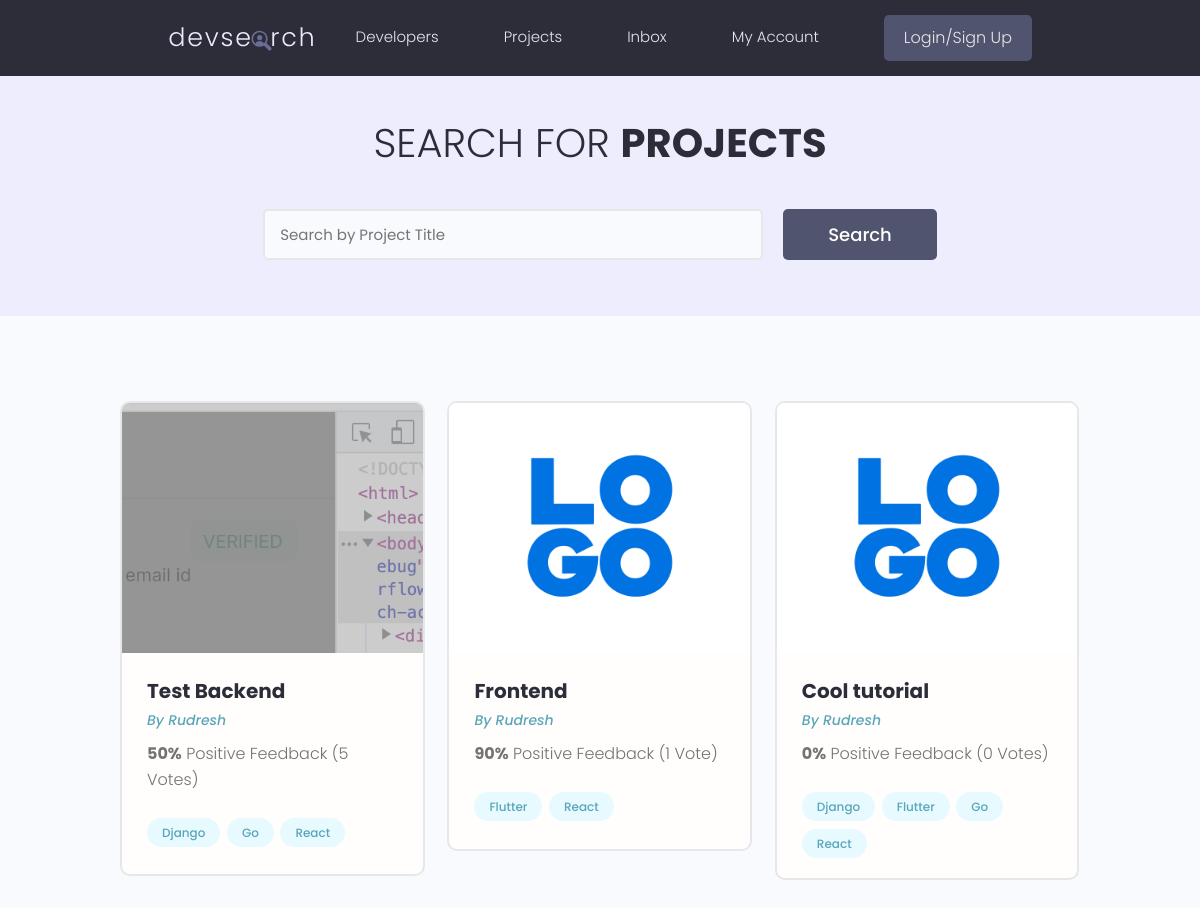
/projects/, run on the app's committed database.
### projects/models.py (models this page shows, shortened)
class Project(models.Model):
    owner = models.ForeignKey(Profile, null=True, blank=True, on_delete=models.SET_NULL) #many to one relationship. Check Draw SQL screenshot for more
    title = models.CharField(max_length=200)  # defining value type
    description = models.TextField(null=True, blank=True)
    featured_image = models.ImageField(null=True, blank=True, default='logo.png')
    vote_total = models.IntegerField(default=0, null=True, blank=True)
    vote_ratio = models.IntegerField(default=0, null=True, blank=True)
    demo_link = models.CharField(max_length=2000, null=True, blank=True)
    source_link = models.CharField(max_length=2000, null=True, blank=True)
    tag = models.ManyToManyField('Tag')  # defining ManyToMany relationship field
    created = models.DateTimeField(auto_now_add=True)
    updated = models.DateTimeField(auto_now_add=True)
    id = models.UUIDField(default=uuid.uuid4, unique=True, primary_key=True,
                          editable=False)  # we don't have to create an ID, as django by default will add it with incremented value. If you want to use uuid instead of that,

class Tag(models.Model):
    name = models.CharField(max_length=200)
    created = models.DateTimeField(auto_now_add=True)
    updated = models.DateTimeField(auto_now_add=True)
    id = models.UUIDField(default=uuid.uuid4, unique=True, primary_key=True,
                          editable=False)
    def __str__(self):
        return self.name

### users/models.py (models this page shows, shortened)
class Profile(models.Model):
    user = models.OneToOneField(User, null=True, blank=True, on_delete=models.CASCADE)#models.CASCADE -> On user deletion, it will delete profile entry as well
    name = models.CharField(max_length=200, null=True, blank=True)
    email = models.CharField(max_length=200, null=True, blank=True)
    username = models.CharField(max_length=200, null=True, blank=True)
    location = models.CharField(max_length=200, null=True, blank=True)
    short_intro = models.CharField(max_length=200, null=True, blank=True)
    bio = models.TextField(null=True, blank=True)
    profile_images = models.ImageField(null=True, blank=True, upload_to='profiles/',
                                       default='profiles/user-default.png')
    social_github = models.CharField(max_length=200, null=True, blank=True)
    social_twitter = models.CharField(max_length=200, null=True, blank=True)
    social_linkedIn = models.CharField(max_length=200, null=True, blank=True)
    social_website = models.CharField(max_length=200, null=True, blank=True)
    created = models.DateTimeField(auto_now_add=True)
    id = models.UUIDField(default=uuid.uuid4, unique=True, primary_key=True, editable=False)

### projects/views.py (the view)
# urls.py: path('projects/', include('projects.urls')),
def projects(request):
    projects = Project.objects.all()  # Get all projects
    context = {'projects': projects}
    return render(request, 'projects/projects.html', context)

### projects/templates/projects/projects.html (shortened to what this page needs)
{% extends 'main.html' %}
{% block content %}
    <main class="projects">
        <section class="hero-section text-center">
            <div class="container container--narrow">
                <div class="hero-section__box">
                    <h2>Search for <span>Projects</span></h2>
                </div>
                <div class="hero-section__search">
                    <form class="form" action="#" method="get">
                        <div class="form__field">
                            <input class="input input--text" id="formInput#search" type="text" name="text"
                                   placeholder="Search by Project Title"/>
                        </div>
                        <input class="btn btn--sub btn--lg" type="submit" value="Search"/>
                    </form>
                </div>
            </div>
        </section>
        <section class="projectsList">
            <div class="container">
                <div class="grid grid--three">
                    {% for project in projects %}
                        <div class="column">
                            <div class="card project">
                                <a href="{% url 'project' project.id %}" class="project">
                                    <img class="project__thumbnail" src="{{ project.featured_image.url }}"
                                         alt="project thumbnail"/>
                                    <div class="card__body">
                                        <h3 class="project__title">{{ project.title }}</h3>
                                        <p><a class="project__author" href="{% url 'user-profile' project.owner.id %}">By {{ project.owner.name }}</a></p>
                                        <p class="project--rating">
                                            <span style="font-weight: bold;">{{ project.vote_ratio }}%</span> Positive
                                            Feedback ({{ project.vote_total }} Vote{{ project.vote_total|pluralize:"s" }})
                                        </p>
                                        <div class="project__tags">
                                            {% for tag in project.tag.all %}
                                                <span class="tag tag--pill tag--main">
                                                  <small>{{ tag }}</small>
                                            </span>
                                            {% endfor %}
                                        </div>
                                    </div>
                                </a>
                            </div>
                        </div>
                    {% endfor %}
                </div>
            </div>
        </section>
    </main>
{% endblock %}

### templates/main.html (shortened to what this page needs)
{% load static %}
<html lang="en">
<head>
    <link rel="stylesheet" href="https://cdn.iconmonstr.com/1.3.0/css/iconmonstr-iconic-font.min.css"/>
    <link rel="stylesheet" href="{% static 'uikit/styles/uikit.css' %}"/>
    <link rel="stylesheet" href="{% static 'styles/app.css' %}"/>
</head>
<body>
{% include 'navbar.html' %}
{% block content %}   {% endblock %}
<br>
<br>
<br>
<br>
</body>
</html>

### templates/navbar.html (shortened to what this page needs)
{% load static %}
  <header class="header">
    <div class="container container--narrow">
      <a href="{% url 'profiles' %}" class="header__logo">
        <img height="40" width="40" src="{% static 'images/logo.svg' %}" alt="DevSearch Logo" />
      </a>
      <nav class="header__nav">
        <ul class="header__menu">
          <li class="header__menuItem"><a href="{%  url 'profiles' %}">Developers</a></li>
          <li class="header__menuItem"><a href="{% url 'projects' %}">Projects</a></li>
          <li class="header__menuItem"><a href="">Inbox</a></li>
          <li class="header__menuItem"><a href="">My Account</a></li>
          <li class="header__menuItem"><a href="" class="btn btn--sub">Login/Sign Up</a></li>
        </ul>
      </nav>
    </div>
  </header>

### static/styles/app.css (style rules this page uses)
:root { --color-sub: #2d2d39; }
.btn--sub { background-color: var(--color-sub-light); }
.card { border: 2px solid var(--color-light); }
img { width: 100%; }
.header { position: sticky; z-index: 111; background-color: var(--color-sub); padding: 1.5rem 0; }
.header > .container { display: flex; justify-content: space-between; align-items: center; }
.header__logo > img { height: 3.8rem; }
.header__nav > ul { display: inline-flex; align-items: center; list-style: none; gap: 6.5rem; }
.header__menuItem > a { color: var(--color-light); font-weight: 300; }
.hero-section { height: 40vh; display: flex; align-items: center; background-color: var(--color-sub); }
.hero-section__box { margin-bottom: 4rem; }
.hero-section__box > h2, .hero-section__box > h2 > span { font-size: 4rem; color: var(--color-light); line-height: 1.3; text-transform: uppercase; }
.hero-section__box > h2 { font-weight: 300; }
.hero-section__box > h2 > span { font-weight: 700; }
.hero-section__search > .form { display: flex; align-items: center; justify-content: center; gap: 2rem; }
.hero-section__search > .form input.input--text { width: 50rem; }
.project__author { font-size: 1.4rem; font-style: italic; }
.project--rating { margin-bottom: 1.6em; margin-top: .5em; }
.projects > .hero-section { background: var(--color-sub-lighter); height: 30vh; }
.projects .hero-section__box { margin-bottom: 2.5rem; }
.projects .hero-section__box > h2 { color: var(--color-sub); }
.projects .hero-section__box > h2 > span { font-weight: 700; color: var(--color-sub); }
.projectsList { margin-top: 8rem; }
.project__thumbnail { height: 25rem; object-fit: cover; object-position: top center; }
.project__title { font-size: 2rem; font-weight: 700; color: var(--color-sub); }

### static/uikit/styles/modules/_variables.css (style rules this page uses)
:root { --color-main: #5aa5b9; --color-main-light: #e6faff; --color-sub: #3f4156; --color-sub-light: #51546e; --color-sub-lighter: #ededfd; --color-text: #737373; --color-gray: #8b8b8b; --color-light: #e5e7eb; --color-light-gray: #767676; --color-bg: #f8fafd; --color-white: #fffefd; --color-white-light: #f3f3f3; --color-success: #359e64; --color-success-bg: #def8e8; --color-error: #fc4b0b; --color-error-bg: #fff2ee; --font-base: 'Poppins', arial, helvetica, 'Segoe UI', roboto, ubuntu, sans-serif; --font-monospace: 'Fira Code', 'Courier New', courier, monospace; --font-regular: 300; --font-medium: 500; --font-bold: 700; --generic-shadow: 1px 1px 5px #00000010; --generic-transition: all 0.3s ease-in-out; }

### static/uikit/styles/modules/_base.css (style rules this page uses)
* { margin: 0; padding: 0; box-sizing: border-box; text-rendering: optimizeLegibility; color: inherit; font-size: inherit; }
html { font-size: 50%; }
@media only screen and (min-width: 480px) { html { font-size: 56.25%; } }
@media only screen and (min-width: 1200px) { html { font-size: 62.5%; } }
body { line-height: 1.6; font-weight: 400; font-size: 1.5rem; color: var(--color-text); background-color: var(--color-bg); min-height: 100vh; }

### static/uikit/styles/modules/_typography.css (style rules this page uses)
* { font-family: var(--font-base); }
h2 { font-size: 3.6rem; font-weight: var(--font-bold); }
h3 { font-size: 3.2rem; font-weight: var(--font-medium); }
p, span, strong { font-size: 1.6rem; color: var(--color-text); font-weight: var(--font-regular); }
a { padding-bottom: 2px; text-decoration: none; display: inline-block; color: var(--color-main); font-weight: var(--font-medium); }

### static/uikit/styles/modules/_utilities.css (style rules this page uses)
.container { width: 92%; max-width: 165rem; margin: 0 auto; box-sizing: border-box; }
.container--narrow { width: 92%; max-width: 120rem; }
@media screen and (min-width: 1000px) { .container { width: 90%; } }
@media screen and (min-width: 1000px) { .container--narrow { width: 85%; } }
@media screen and (min-width: 1200px) { .container { width: 80%; } }
@media screen and (min-width: 1200px) { .container--narrow { width: 72%; } }
.text-center { text-align: center; }

### static/uikit/styles/modules/_button.css (style rules this page uses)
.btn { display: inline-block; position: relative; cursor: pointer; background-color: var(--color-light); font-weight: var(--font-medium); color: var(--color-sub); text-decoration: none; padding: 1rem 2rem; border-radius: 0.5rem; border: none; width: -webkit-fit-content; width: -moz-fit-content; width: fit-content; height: -webkit-fit-content; height: -moz-fit-content; height: fit-content; font-size: 1.6rem; outline-width: 0; outline-color: transparent; -webkit-backface-visibility: hidden; backface-visibility: hidden; transition: all 0.3s ease-in-out; }
.btn--sub { background-color: var(--color-sub); color: var(--color-white); }
.btn--lg { font-size: 1.8rem; padding: 1.2rem 4.5rem; }

### data on the page
Project: featured_image (picture), title "Test Backend", owner.name "Rudresh", vote_ratio "50", vote_total "5"
Tag: name "Django"
Tag: name "Go"
Tag: name "React"
Project: featured_image (picture), title "Frontend", owner.name "Rudresh", vote_ratio "90", vote_total "1"
Tag: name "Flutter"
Project: featured_image (picture), title "Cool tutorial", owner.name "Rudresh", vote_ratio "0", vote_total "0"
